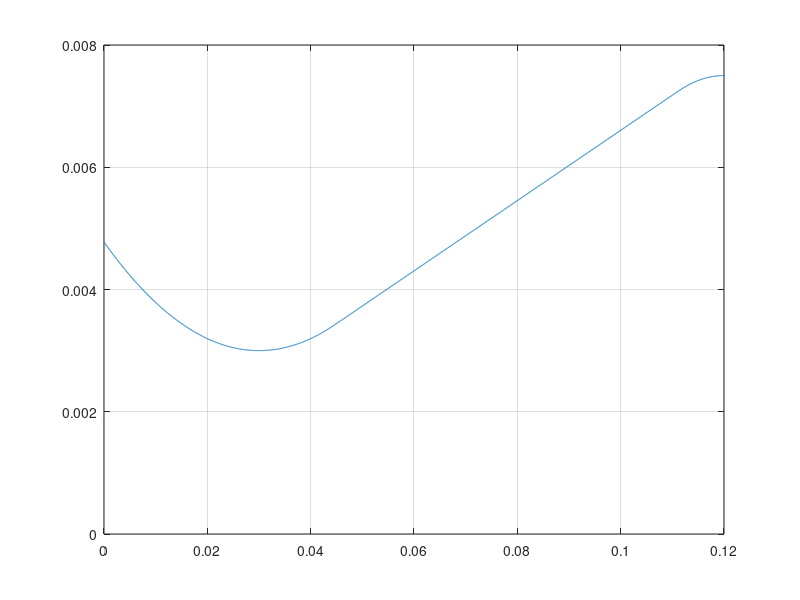

This figure's MATLAB source:
close all;
clc on;
%Donnee:
b = 50e-3; % largeur de la conduite [m]
d_e = 15e-3; % hauteur de la sortie de la conduite [m]
h_e = 0.5*d_e; % [m]
d_t = 6e-3; % hauteur de la gorge [m]
h_t = 0.5*d_t; % [m]
L_c = 30e-3; % longueur partie convergente [m]
L_d = 90e-3; % longueur partie divergente [m]
L = 270e-3; % longueur conduite [m]
alpha = 3.25*pi/180; % angle de pente divergente [rad]
r1 = 254.3e-3; % rayon de courbure de la gorge [m] 
r2 = 153.7e-3; % rayon de courbure fin de divergente [m]
X = linspace(0,0.39,10000);
H = zeros(1,10000);

%%%%% Modelisation Geometry nozzle %%%%%

X_p1 = L_c + r1/( sqrt( 1/(tan(alpha))^2 -1 ) );

X_p2 = L_c + L_d - r2/( sqrt( 1/(tan(alpha))^2 +1 ) );

for i=1:length(X)
    if X(i)<=X_p1
        H(i) = h_t + r1 - sqrt( (r1)^2 - (X(i) - L_c)^2 );
    elseif X(i)<=X_p2 && X(i)>X_p1
        H(i) = 0.05748375*X(i) + 0.85568e-3;
    elseif X(i)<=0.12 && X(i)>X_p2
        H(i) = h_e - r2 + sqrt( (r2)^2 - (X(i) -L_c -L_d)^2);
    else
        H(i) = h_e;
    end
end
% plot nozzle
figure
plot(X,H)
grid on
xlim([0 0.12])
ylim([0 8e-3])

%%%%% Calcul %%%%%

%Donnees 
T0 = 300; % [K]
pa = 1.01325; % [bar]
At = 3e-3 * b; % [m^2]
Ae = b * h_e; %[m^2]
Mt = 1;
S = 111; %[K]
Tref = 273.15; %[K]
muref = 1.716e-5; %[Ns/m^2]
R = 287.1;
gamma = 1.4;
 


function [lambda] = iterativeFriction(lambda_init , Re_d)
    x = lambda_init;
    f = @(lambda)(-3.0*log10(2.03*lambda/Re_d))
    epsilon = 1; % difference entre f(i+1) et f(i)
    
    while (epsilon > 0.001) % Precision 1e-3
        y = f(x)
        epsilon = abs(y - x)
        x = y
    end
    
    lambda = x;
end

function [Mx] = iterativeMackNumber(M_init , At , Ax , mode)
    % Constantes
    gamma = 1.4;
    epsilon = 0.001;
    x = M_init;
    
    % Choix d'equation selon supersonique ou subsonique
    if mode == 'subsonic'
        f = @(M)( At/Ax *( ((gamma+1)/2) / (1 + (gamma-1)/2 * M^2) )^((-gamma+1)/(2*gamma - 2)) )
    elseif mode == 'supersonic'
        f = @(M)( sqrt( 2/(gamma-1) * ((gamma+1)/2 * (At/(Ax*M))^((-2*gamma-2)/(gamma+1)) - 1) ) )       
    else
        error('ERROR : wrong parameter "mode" given to the function');
    end
    
    % Boucle iterative
    while (epsilon > 0.001) % Precision 1e-3
        y = f(x)
        epsilon = abs(y - x)
        x = y
    end
    
    % Renvoi de valeur
    Mx = x;
end
